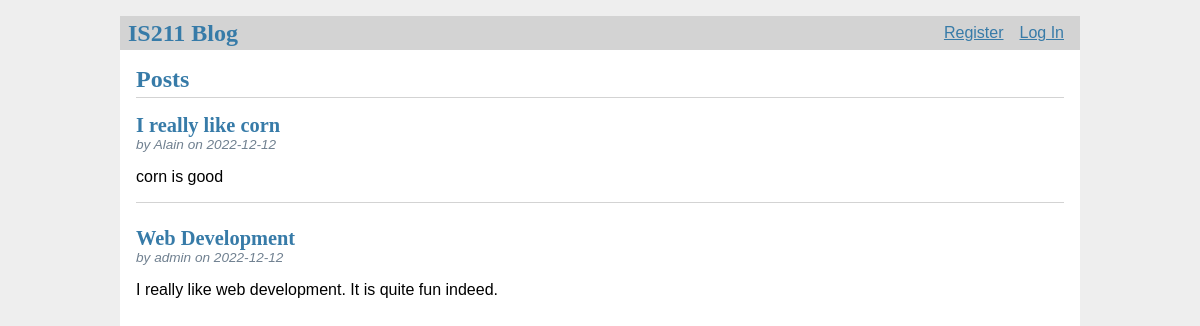
Before: / with the older database file.
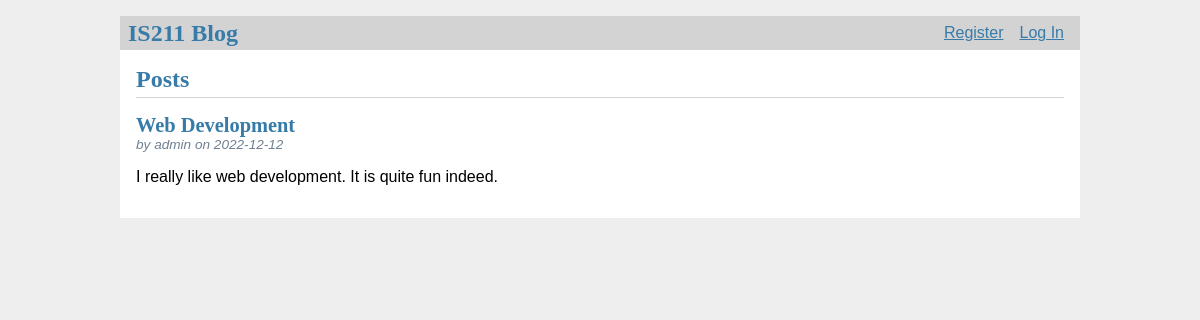
After: the same page with the newer database file.
### tables this page shows
CREATE TABLE post (
  id INTEGER PRIMARY KEY AUTOINCREMENT,
  author_id INTEGER NOT NULL,
  created TIMESTAMP NOT NULL DEFAULT CURRENT_TIMESTAMP,
  title TEXT NOT NULL,
  body TEXT NOT NULL,
  FOREIGN KEY (author_id) REFERENCES user (id)
);

CREATE TABLE user (
  id INTEGER PRIMARY KEY AUTOINCREMENT,
  username TEXT UNIQUE NOT NULL,
  password TEXT NOT NULL
);

### IS211_FinalProject.py (the view)
@app.route('/')
def dashboard():
    db = get_db()
    posts = db.execute(
        "SELECT p.id, title, body, created, author_id, username"
        " FROM post p JOIN user u ON p.author_id = u.id"
        " ORDER BY created DESC"
    ).fetchall()
    return render_template('dashboard.html', posts=posts)

### IS211_FinalProject.py (called while the page is built)
def get_db():
    db = lite.connect(
        app.config['DATABASE'],
        detect_types=lite.PARSE_DECLTYPES
        )
    db.row_factory = lite.Row
    return db

@app.before_request
def load_logged_in_user():
    user_id = session.get('user_id')
    if user_id is None:
        g.user = None
    else:
        g.user = get_db().execute(
            'SELECT * FROM user WHERE id = ?', (user_id,)
        ).fetchone()

### templates/dashboard.html (shortened to what this page needs)
{% extends 'base.html' %}
{% block header %}
  <h1>{% block title %}Posts{% endblock %}</h1>
{% endblock %}
{% block content %}
  {% for post in posts %}
    <article class="post">
      <header>
        <div>
          <h1>{{ post['title'] }}</h1>
          <div class="about">by {{ post['username'] }} on {{ post['created'].strftime('%Y-%m-%d') }}</div>
        </div>
      </header>
      <p class="body">{{ post['body'] }}</p>
    </article>
    {% if not loop.last %}
      <hr>
    {% endif %}
  {% endfor %}
{% endblock %}

### templates/base.html (shortened to what this page needs)
<!doctype html>
<link rel="stylesheet" href="{{ url_for('static', filename='style.css') }}">
<nav>
  <h1>IS211 Blog</h1>
  <ul>
    {% if g.user %}
      <li><span>{{ g.user['username'] }}</span>
      <li><a href="{{ '/logout' }}">Log Out</a>
    {% else %}
      <li><a href="{{ '/register' }}">Register</a>
      <li><a href="{{ '/login' }}">Log In</a>
    {% endif %}
  </ul>
</nav>
<section class="content">
  <header>
    {% block header %}{% endblock %}
  </header>
  {% block content %}{% endblock %}
</section>

### static/style.css (style rules this page uses)
h1 { font-family: serif; color: #377ba8; margin: 1rem 0; }
a { color: #377ba8; }
nav { background: lightgray; display: flex; align-items: center; padding: 0 0.5rem; }
nav h1 { flex: auto; margin: 0; }
nav ul { display: flex; list-style: none; margin: 0; padding: 0; }
nav ul li a, nav ul li span, header .action { display: block; padding: 0.5rem; }
.content { padding: 0 1rem 1rem; }
.content > header { border-bottom: 1px solid lightgray; display: flex; align-items: flex-end; }
.content > header h1 { flex: auto; margin: 1rem 0 0.25rem 0; }
.post > header { display: flex; align-items: flex-end; font-size: 0.85em; }
.post > header > div:first-of-type { flex: auto; }
.post > header h1 { font-size: 1.5em; margin-bottom: 0; }
.post .about { color: slategray; font-style: italic; }
.post .body { white-space: pre-line; }
.content:last-child { margin-bottom: 0; }

Changed rows visible on the page:
removed post: title "I really like corn", username "Alain", created "2022-12-12", body "corn is good"
